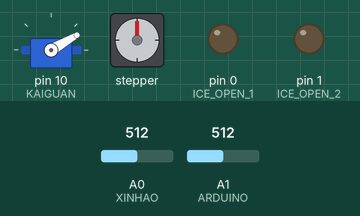
Recording of a sketch running on a simulated Arduino Uno, built with avr-gcc and run on an emulated ATmega328P. Shown: servo, stepper motor, output pins drawn as LEDs (lit = HIGH). The inputs (shaded band) are chosen by the test bench; at power-on: A1 (ARDUINO) = 512, A0 (XINHAO) = 512. Stepper angles assume 200 steps per turn.

Above: at 1.2 s.
1.3 s: A1 (ARDUINO) set to 483
At 1.95 s:
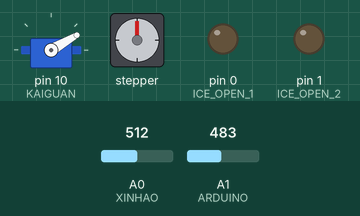
At 3.1 s:
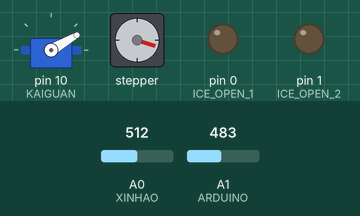
Timing chart, 0 to 5.6 s (numbered marks = the images above; inputs shaded):
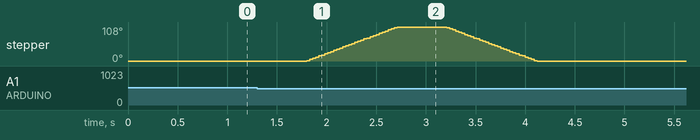

The sketch:

sketch_aug13a.ino
```cpp
#include<Stepper.h>
#include<Servo.h>

#define ARDUINO  A1 //arduino交流
#define XINHAO   A0//蛋筒检查信号口
#define KAIGUAN  10  //舵机控制开关的
#define ICE_OPEN_1  0 //冰淇淋开口的直流电机口1,1高2第是打开阀门的
#define ICE_OPEN_2  1//冰淇淋开口的直流电机口2
//待测

#define DOOR_1   2       //门，1高2低是打开的
#define DOOR_2   3   //门
//待测

#define ICE_OPEN    0//冰淇淋机开关舵机角度,打开,待定
#define ICE_CLOSE   30//冰淇淋机开关舵机角度，关闭，待定

Stepper myStepper1(200, 4, 5, 6, 7); //旋转
Stepper myStepper2(200, 8, 12, 11, 13); //蛋筒调整,旋转

Servo myservo1;//舵机控制开关

void setup() {
  myStepper1.setSpeed(20);
  myStepper2.setSpeed(30);
  myservo1.attach(KAIGUAN);
  myservo1.write(ICE_CLOSE);//冰淇淋开关初始关闭，度数待定
  pinMode(ICE_OPEN_1, OUTPUT);
  digitalWrite(ICE_OPEN_1, LOW);
  pinMode(ICE_OPEN_2, OUTPUT);
  digitalWrite(ICE_OPEN_2, LOW);
}

void loop() {
  while (1) {
    if (analogRead(ARDUINO) > 500) {
      while (1) {
        if (analogRead(ARDUINO) < 500) {
          break;
        }
      }
      break;
    }
  }
  delay(500);
  myStepper1.step(30);//步数待测，转筒
  if (analogRead(XINHAO) < 500) {
    ice();//出冰淇淋全套
  }
  myStepper1.step(30);//步数待测，转筒，至门口
  while (1) {
    if (analogRead(XINHAO) > 500) {
      break;
    }
  }
  door_open();
  myStepper1.step(-60);//步数待测，转筒，从门口转回去
  door_close();
}

void ice() {
  myservo1.write(ICE_OPEN);//角度待定，控制开关，打开
  delay(1000);//先搅拌，时间未定

  digitalWrite(ICE_OPEN_1, HIGH);
  digitalWrite(ICE_OPEN_2, LOW);
  delay(500);//时间待测，打开阀门

  digitalWrite(ICE_OPEN_1, LOW);

  delay(500);//时间待测，出冰淇淋

  digitalWrite(ICE_OPEN_1, LOW);
  digitalWrite(ICE_OPEN_2, HIGH);
  delay(500);//时间待测，关闭阀门
  digitalWrite(ICE_OPEN_2, LOW);

  myservo1.write(ICE_CLOSE);//角度待定，控制开关，关闭
}

void door_open() {
  digitalWrite(DOOR_1, HIGH);
  digitalWrite(DOOR_2, LOW);
  delay(500);//时间待测，打开门

  digitalWrite(DOOR_1, LOW);
}
void door_close() {
  digitalWrite(DOOR_1, LOW);
  digitalWrite(DOOR_2, HIGH);
  delay(500);//时间待测，关闭门

  digitalWrite(DOOR_2, LOW);
}
```

Measured:
- the behaviour switches between 500 and 499 on A1 (ARDUINO) (found by bisection; images 0 and 1)
- after the input at 1.3 s, stepper: turns 108° clockwise in 0.91 s, then 108° counter-clockwise in 0.91 s
